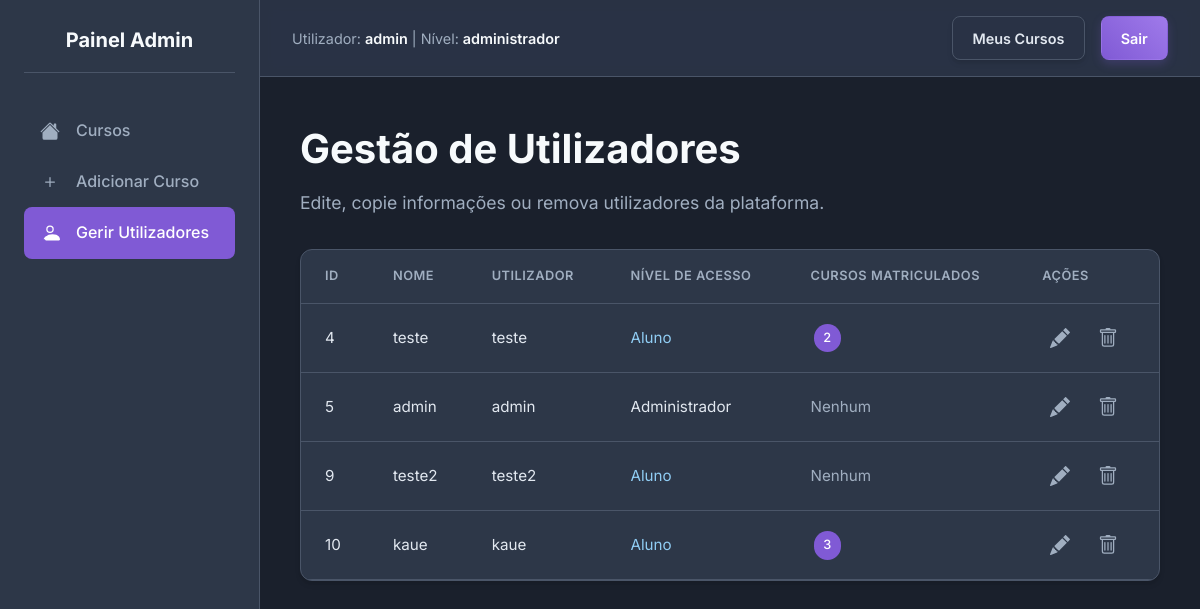
Before: /gerenciar/usuarios (signed in) with the older database file.
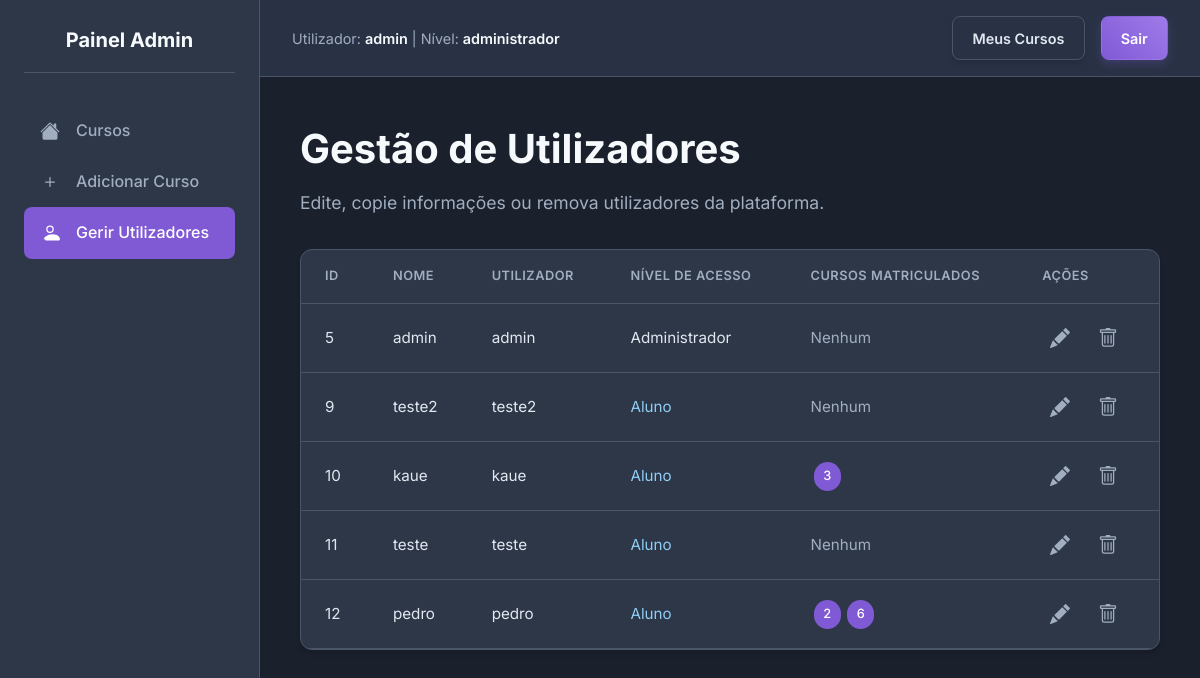
After: the same page with the newer database file.
### tables this page shows
CREATE TABLE `alunos` (
  `id` int(11) NOT NULL,
  `nome` varchar(64) NOT NULL,
  `usuario` varchar(32) NOT NULL,
  `senha` varchar(256) NOT NULL,
  `nivel_acesso` varchar(32) NOT NULL,
  `cursos_matriculados` varchar(1024) DEFAULT NULL,
  `cpf` varchar(14) NOT NULL,
  `data_nasc` date NOT NULL
);

### index.php (called while the page is built, shortened)
<?php
    require_once "Controller/HomeController.php";
    require_once "Controller/ComentarioController.php";
    match($url[0]){
        "cadastrar" => UsuarioController::cadastrar(),
        "login" => UsuarioController::login(),
        "recuperar-senha" => UsuarioController::recuperarSenha(),
        "logout" => HomeController::logout(),
        "excluir" => HomeController::excluir($url),
        "editar" => ComentarioController::editar($url[2]),
        "gerenciar" => HomeController::gerenciar($url),
        "ver" => HomeController::ver($url[2]),
        "meus-cursos" => HomeController::meusCursos(),
        "sobre" => HomeController::sobre(),
        "sair" => HomeController::sair($url),
        "adicionar" => CursoController::adicionar(),
        "atualizar" => CursoController::atualizar($url[2]),
        "participar" => CursoController::participar($url[2]),
        default => HomeController::index()
    }
?>

### Config/Banco.php (called while the page is built)
<?php
class Banco {
    public static function Conn(){
        $conn = new mysqli("localhost", "root", "", "sistema_escolar", "3306");
        return $conn;
    }
}
?>

### Model/Usuario.php (called while the page is built, shortened)
<?php
    require_once __DIR__ . "/../Config/Banco.php";
    class Usuario {
        public static function listar(){
            $sql = "SELECT * FROM alunos;";
            $resp = Banco::Conn()->query($sql);
            $alunos = $resp->fetch_all();
            return $alunos;
        }
    }
?>

### View/utilizadores.php (the view, shortened to what this page needs)
<!DOCTYPE html>
<html lang="pt-BR">
<head>
</head>
<body class="admin-view">
  <aside class="admin-sidebar">
    <div class="sidebar-header">
      <h2>Painel Admin</h2>
    </div>
    <nav class="sidebar-nav">
      <ul>
        <li>
          <a href="../">
            Cursos
          </a>
        </li>
        <li>
          <a href="../adicionar/curso">
            <svg width="20" height="20" fill="currentColor" viewBox="0 0 16 16"><path d="M8 4a.5.5 0 0 1 .5.5v3h3a.5.5 0 0 1 0 1h-3v3a.5.5 0 0 1-1 0v-3h-3a.5.5 0 0 1 0-1h3v-3A.5.5 0 0 1 8 4z"/></svg>
            Adicionar Curso
          </a>
        </li>
        <li>
          <a href="gerenciar/usuarios" class="active">
            Gerir Utilizadores
          </a>
        </li>
      </ul>
    </nav>
  </aside>
  <div class="page-content">
    <header>
      <div class="header-container">
        <div class="header-info">
          <p>Utilizador: <span><?= htmlspecialchars($_SESSION["usuario"] ?? 'Convidado') ?></span> | Nível: <span><?= htmlspecialchars($_SESSION["nivel_acesso"] ?? 'Visitante') ?></span></p>
        </div>
        <div class="header-actions">
          <a class="btn btn-outline" href="./../meus-cursos">Meus Cursos</a>
          <a class="btn btn-fill" href="./../logout">Sair</a>
        </div>
      </div>
    </header>
    <main>
      <div class="page-header">
        <h1>Gestão de Utilizadores</h1>
        <p>Edite, copie informações ou remova utilizadores da plataforma.</p>
      </div>
      <div class="table-container">
        <table>
          <thead>
            <tr>
              <th>ID</th>
              <th>Nome</th>
              <th>Utilizador</th>
              <th>Nível de Acesso</th>
              <th>Cursos Matriculados</th>
              <th>Ações</th>
            </tr>
          </thead>
          <tbody>
            <?php
              $utilizadores = Usuario::listar();
              foreach ($utilizadores as $utilizador) {
            ?>
            <tr>
              <td><?= htmlspecialchars($utilizador[0]) ?></td>
              <td><?= htmlspecialchars($utilizador[1]) ?></td>
              <td><?= htmlspecialchars($utilizador[2]) ?></td>
              <td>
                <span class="level-<?= strtolower(htmlspecialchars($utilizador[4])) ?>">
                  <?= ucfirst(htmlspecialchars($utilizador[4])) ?>
                </span>
              </td>
              <td>
                <?php
                  if (!empty($utilizador[5])) {
                    $cursos = array_filter(explode(';', $utilizador[5]));
                    foreach ($cursos as $id_curso) {
                      echo '<span class="course-tag">' . htmlspecialchars($id_curso) . '</span>';
                    }
                  } else {
                    echo '<span style="color: var(--light-text);">Nenhum</span>';
                  }
                ?>
              </td>
              <td class="actions-cell">
                <a href="./../gerenciar/editar/utilizador/<?= $utilizador[0] ?>" class="action-btn edit" title="Editar">
                </a>
                <a href="./../gerenciar/remover/utilizador/<?= $utilizador[0] ?>" class="action-btn remove" title="Remover" onclick="return confirm('Tem a certeza que deseja remover este utilizador?')">
                </a>
              </td>
            </tr>
            <?php } ?>
          </tbody>
        </table>
      </div>
    </main>
  </div>
</body>
</html>

### Controller/HomeController.php (shortened to what this page needs)
<?php
    class HomeController {
        static function gerenciar($url) {
            if(isset($url[1])){
                if($url[1] === "usuarios"){
                    include __DIR__ . "/../View/utilizadores.php";
                    return;
                }
            }
        }
    }
?>

### View/utilizadores.php (style rules this page uses)
:root { --primary-color: #805AD5; --primary-hover: #6B46C1; --danger-color: #E53E3E; --danger-hover: #C53030; --dark-text: #F7FAFC; --body-text: #E2E8F0; --light-text: #A0AEC0; --bg-color: #1A202C; --sidebar-bg: #2D3748; --card-bg-color: #2D3748; --border-color: #4A5568; --white-color: #FFFFFF; --sidebar-width: 260px; --border-radius: 12px; --shadow-sm: 0 4px 6px -1px rgba(0, 0, 0, 0.1), 0 2px 4px -1px rgba(0, 0, 0, 0.06); --shadow-md: 0 10px 15px -3px rgba(0, 0, 0, 0.1), 0 4px 6px -2px rgba(0, 0, 0, 0.05); }
* { box-sizing: border-box; margin: 0; padding: 0; }
body { font-family: 'Inter', sans-serif; background-color: var(--bg-color); color: var(--body-text); line-height: 1.6; }
.admin-sidebar { position: fixed; top: 0; left: 0; width: var(--sidebar-width); height: 100vh; background-color: var(--sidebar-bg); border-right: 1px solid var(--border-color); display: flex; flex-direction: column; padding: 1.5rem; transition: transform 0.3s ease; z-index: 1001; }
.sidebar-header { margin-bottom: 2rem; padding-bottom: 1rem; border-bottom: 1px solid var(--border-color); }
.sidebar-header h2 { color: var(--dark-text); font-size: 1.25rem; text-align: center; }
.sidebar-nav { flex-grow: 1; }
.sidebar-nav ul { list-style: none; }
.sidebar-nav li a { display: flex; align-items: center; gap: 1rem; padding: 0.8rem 1rem; text-decoration: none; color: var(--light-text); font-weight: 500; border-radius: 8px; transition: background-color 0.2s, color 0.2s; }
.sidebar-nav li a:hover, .sidebar-nav li a.active { background-color: var(--primary-color); color: var(--white-color); }
.page-content { transition: margin-left 0.3s ease; }
.admin-view .page-content { margin-left: var(--sidebar-width); }
header { background-color: rgba(45, 55, 72, 0.85); padding: 1rem 2rem; border-bottom: 1px solid var(--border-color); position: sticky; top: 0; z-index: 999; backdrop-filter: saturate(180%) blur(8px); -webkit-backdrop-filter: saturate(180%) blur(8px); }
.header-container { display: flex; justify-content: space-between; align-items: center; max-width: 1320px; margin: 0 auto; }
.header-info p { font-size: 0.9rem; color: var(--light-text); }
.header-info p span { font-weight: 600; color: var(--dark-text); }
.header-actions { display: flex; gap: 1rem; align-items: center; }
.btn { display: inline-flex; align-items: center; justify-content: center; gap: 0.5rem; text-decoration: none; padding: 0.6rem 1.2rem; border-radius: 8px; font-weight: 600; font-size: 0.9rem; border: 1px solid transparent; cursor: pointer; transition: all 0.2s ease; }
.btn-fill { background: linear-gradient(45deg, var(--primary-color), #9F7AEA); color: var(--white-color); box-shadow: 0 4px 10px rgba(128, 90, 213, 0.25); }
.btn-outline { background-color: transparent; color: var(--body-text); border-color: var(--border-color); box-shadow: var(--shadow-sm); }
main { padding: 2.5rem; max-width: 1320px; margin: 0 auto; }
.page-header { margin-bottom: 2rem; }
.page-header h1 { font-size: 2.5rem; color: var(--dark-text); font-weight: 700; margin-bottom: 0.5rem; }
.page-header p { font-size: 1.1rem; color: var(--light-text); }
.table-container { background-color: var(--card-bg-color); border-radius: var(--border-radius); border: 1px solid var(--border-color); box-shadow: var(--shadow-sm); overflow-x: auto; }
table { width: 100%; border-collapse: collapse; }
th, td { padding: 1rem 1.5rem; text-align: left; border-bottom: 1px solid var(--border-color); }
th { font-size: 0.8rem; font-weight: 600; color: var(--light-text); text-transform: uppercase; letter-spacing: 0.5px; }
td { font-size: 0.95rem; }
td .level-aluno { color: #90CDF4; }
.course-tag { display: inline-block; background-color: var(--primary-color); color: var(--white-color); font-size: 0.8rem; font-weight: 500; padding: 0.25rem 0.6rem; border-radius: 99px; margin: 0.2rem; }
.actions-cell { display: flex; gap: 0.75rem; }
.action-btn { background-color: transparent; border: none; cursor: pointer; color: var(--light-text); transition: color 0.2s; padding: 0.5rem; display: flex; align-items: center; justify-content: center; border-radius: 6px; }

Changed rows visible on the page:
removed alunos: id "4", nome "teste", usuario "teste", nivel_acesso "Aluno", cursos_matriculados "2"
added alunos: id "11", nome "teste", usuario "teste", nivel_acesso "Aluno", shows "Nenhum", shown under "Gestão de Utilizadores"
added alunos: id "12", nome "pedro", usuario "pedro", nivel_acesso "Aluno", cursos_matriculados "2", cursos_matriculados "6", shown under "Gestão de Utilizadores"
